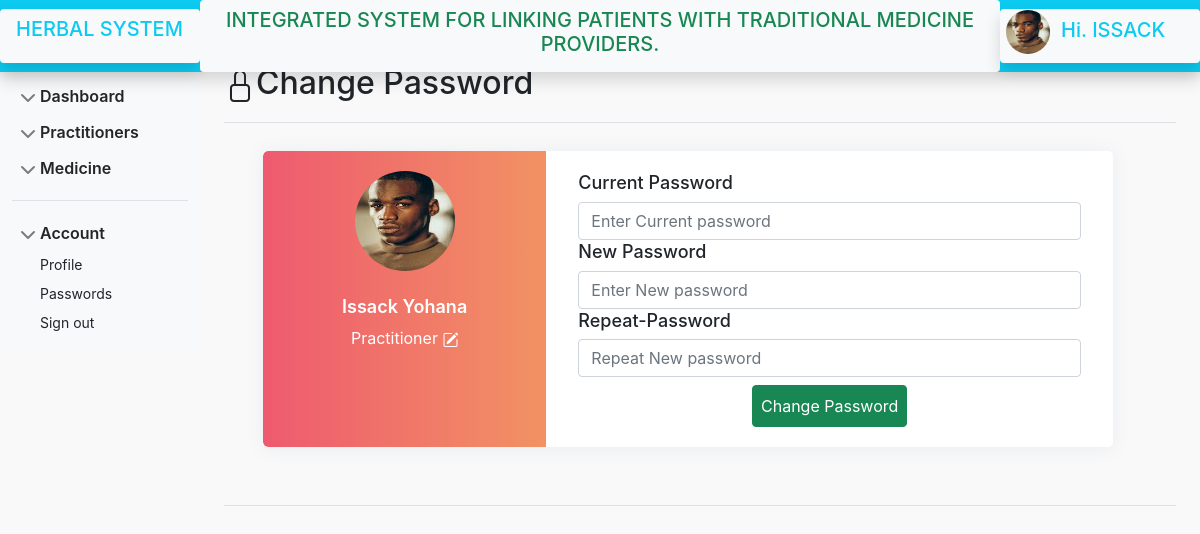
/practitioners/Passwords.php (signed in), run on the app's committed database.
### tables this page shows
CREATE TABLE `practitioner` (
  `id` int(50) NOT NULL AUTO_INCREMENT,
  `fname` varchar(255) NOT NULL,
  `lname` varchar(255) NOT NULL,
  `phone` int(255) NOT NULL,
  `email` varchar(255) NOT NULL,
  `office_name` varchar(255) NOT NULL,
  `address` varchar(255) NOT NULL,
  `username` varchar(255) NOT NULL,
  `password` varchar(50) NOT NULL,
  `profile` varchar(255) NOT NULL,
  `professionality` varchar(255) NOT NULL,
  `bio` varchar(1000) NOT NULL,
  `nida` varchar(25) NOT NULL,
  `businesslicense` varchar(100) NOT NULL,
  `facebook` varchar(250) NOT NULL,
  `twitter` varchar(250) NOT NULL,
  `joined_on` date NOT NULL DEFAULT current_timestamp(),
  `is_new` int(11) NOT NULL DEFAULT 0,
  `role` varchar(50) NOT NULL DEFAULT 'user',
  `license` varchar(255) NOT NULL,
  `verified` int(11) NOT NULL DEFAULT 0,
  PRIMARY KEY (`id`)
);

### practitioners/Passwords.php (the view, shortened to what this page needs)
<?php  include "../includes/database.php";
if(isset($_SESSION['user'])){
    $user = $_SESSION['user'];
}else{
    header('Location:../login.php?msg=session has ended ! Please re-login');
}
?>
<?php
    $sql = "SELECT * FROM `practitioner` WHERE `username`= '$user'";
    $query = mysqli_query($conn,$sql);
    $row = mysqli_fetch_assoc($query);
    if($row){
        $fname = $row['fname'];
        $lname = $row['lname'];
        $image = $row['profile'];
    }
?>
<!doctype html>
<html lang="en">
<head>
    <link href="../css/bootstrap.css" rel="stylesheet">
    <link rel="stylesheet" href="profile.css">
    <link rel="stylesheet" href="https://cdn.jsdelivr.net/npm/bootstrap-icons@1.8.2/font/bootstrap-icons.css">
    <link href="https://cdnjs.cloudflare.com/ajax/libs/font-awesome/5.13.0/css/all.min.css" rel="stylesheet">
    <link rel="stylesheet" href="sidebar.css">
</head>
<body>
    <?php include '../includes/header.php';?>
    <div class="container-fluid ">
        <div class="row pt-4 ">
            <?php include '../includes/practnav.php';?>
            <main class="col-md-9 ms-sm-auto col-lg-10 px-md-4 pt-4">
                <div
                    class="d-flex justify-content-between flex-wrap flex-md-nowrap align-items-center pt-3 pb-2 mb-3 border-bottom">
                    <h1 class="h2"><i class="bi bi-lock"></i>Change Password</h1>
                </div>
                <div class="container p-0" id="page-content">
                    <div class="row container p-2 d-flex justify-content-center">
                        <div class="col-lg-11 col-md-12 p-1">
                            <div class="card user-card-full">
                                <div class="row m-l-0 m-r-0">
                                    <div class="col-sm-4 bg-c-lite-green user-profile">
                                        <div class="card-block text-center text-white">
                                            <div class="m-b-25">
                                                <img src="../upload/<?php echo $image; ?>"
                                                    class="img-radius rounded-circle" alt="User-Profile-Image"
                                                    height="100px" width="100px">
                                            </div>
                                            <h6 class="f-w-600"><?php echo $fname;echo ' ';echo $lname; ?></h6>
                                            <p>Practitioner <i class="bi bi-pencil-square"></i>
                                            </p>
                                        </div>
                                    </div>
                                    <div class="col-sm-8">
                                        <div class="card-block">
                                            <form action="" method="POST">
                                                <div class="form-group">
                                                    <label for="">
                                                        <h6>Current Password</h6>
                                                    </label>
                                                    <input type="password" name="cpass" id="" class="form-control"
                                                        placeholder="Enter Current password" aria-describedby="helpId"
                                                        required>
                                                </div>
                                                <div class="form-group">
                                                    <label for="">
                                                        <h6>New Password</h6>
                                                    </label>
                                                    <input type="password" name="npass" id="" class="form-control"
                                                        placeholder="Enter New password" aria-describedby="helpId"
                                                        required>
                                                </div>
                                                <div class="form-group">
                                                    <label for="">
                                                        <h6>Repeat-Password</h6>
                                                    </label>
                                                    <input type="password" name="rpass" id="" class="form-control"
                                                        placeholder="Repeat New password" aria-describedby="helpId"
                                                        required>
                                                </div>
                                                <div class="text-center">
                                                    <button type="submit" name="change"
                                                        class="btn btn-success p-2 mt-2">Change Password</button>
                                                </div>
                                            </form>
                                        </div>
                                    </div>
                                </div>
                            </div>
                        </div>
                    </div>
                </div>
                <li class="list-unstyled border-top my-3"></li>
            </main>
        </div>
    </div>
</body>
</html>

### includes/header.php (shortened to what this page needs)
<header class="navbar fixed-top bg-info flex-md-nowrap p-0 shadow">
        <a class="navbar-brand col-md-3 col-lg-2 me-0 px-3 py-2 bg-light text-info shadow rounded" href="#">
            <h5 style="height: 38px;margin: 0;">HERBAL SYSTEM</h5>
        </a>
        <div class="p-2 text-center d-none d-md-block text-success rounded bg-light">
            <span behavior="" direction="">
            <h5>INTEGRATED SYSTEM FOR LINKING PATIENTS WITH TRADITIONAL MEDICINE PROVIDERS.</h5>
</span>
        </div>
        <?php
            include 'database.php';
            $user = $_SESSION['user'];
            $img_sql = "SELECT `profile` FROM `practitioner` WHERE `username`='$user'";
            $img_query = mysqli_query($conn,$img_sql);
            $img_data = mysqli_fetch_assoc($img_query);
            $img = $img_data['profile'];
        ?>
        <div class="col-2 d-flex d-none d-sm-block bg-light text-info shadow rounded" style="padding: 1px;">
            <h5> &nbsp;<img src="../upload/<?php echo $img;?>"
               height="44px" width="44px" class="rounded-circle" alt="">&nbsp;&nbsp;Hi.
                <?php echo strtoupper($user);?>
            </h5>
        </div>
    </header>

### practitioners/profile.css (style rules this page uses)
body { font-family: -apple-system, BlinkMacSystemFont, 'Segoe UI', Roboto, Oxygen, Ubuntu, Cantarell, 'Open Sans', 'Helvetica Neue', sans-serif; background-color: #f9f9fa }
.user-card-full { overflow: hidden; }
.card { border-radius: 5px; -webkit-box-shadow: 0 1px 20px 0 rgba(69,90,100,0.08); box-shadow: 0 1px 20px 0 rgba(69,90,100,0.08); border: none; margin-bottom: 30px; }
.m-r-0 { margin-right: 0px; }
.m-l-0 { margin-left: 0px; }
.user-card-full .user-profile { border-radius: 5px 0 0 5px; }
.bg-c-lite-green { background: -webkit-gradient(linear, left top, right top, from(#f29263), to(#ee5a6f)); background: linear-gradient(to right, #ee5a6f, #f29263); }
.m-b-25 { margin-bottom: 25px; }
.img-radius { border-radius: 5px; }
h6 { font-size: 18px; }
.card .card-block p { line-height: 25px; }
.card-block { padding: 1.25rem; }
.f-w-600 { font-weight: 600; }

### practitioners/sidebar.css (style rules this page uses)
body { font-family: -apple-system, BlinkMacSystemFont, 'Segoe UI', Roboto, Oxygen, Ubuntu, Cantarell, 'Open Sans', 'Helvetica Neue', sans-serif; min-height: 100vh; min-height: -webkit-fill-available; }
html { height: -webkit-fill-available; }
.bi { vertical-align: -.125em; pointer-events: none; fill: currentColor; }

### data on the page
practitioner: profile (picture), fname "Issack", lname "Yohana"

### other printed values
$user "ISSACK"
